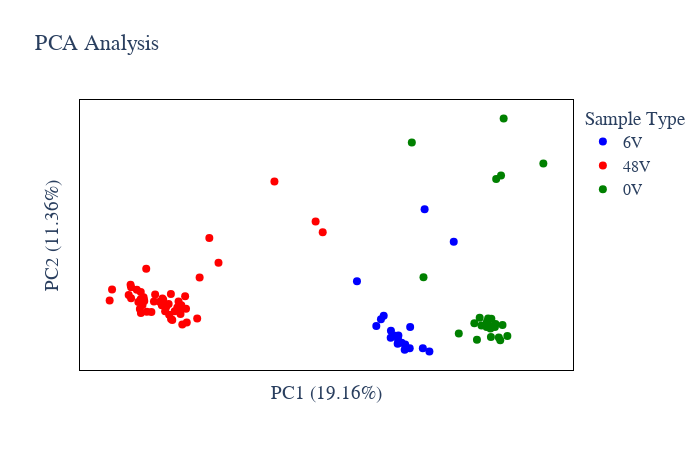

Notebook cell for this chart:
### Code cell
# Protein Abundance PCA plot
plot_options={
            "compare groups": [ "48V", "6V", "0V"],
            "title": "PCA Analysis",
            "color": ["blue", "red", "green", "black", "yellow", "purple",
                      "orange", "brown", "pink", "gray", "olive", "cyan"],
            "symbol": ['circle', 'circle', 'circle'],
            "marker_size": 8,
            "width": 700,
            "height": 450,
            "font": dict(size=16, family="Arial black"),
            "ylimits": [],
            "xlimits": []
        }
figure, _, _ =PCA_plots(data_obj, plot_options, saved_settings)
figure.show()

### Figure 1 — Plotly figure (JSON) as saved in the notebook; plotly's stock layout.template omitted (floating-point values rounded to 4 significant figures)
{"data": [{"hovertemplate": "%{text}<br>PC1: %{x} <br>PC2: %{y}", "legendgroup": "6V", "marker": {"color": "blue", "size": 8, "symbol": "circle"}, "mode": "markers", "name": "6V", "orientation": "v", "showlegend": true, "text": ["SH1045_noDDM_6hr_V_RC4_WWA118_chan3", "SH1045_noDDM_6hr_V_RE5_WWA118_chan2", "SH1045_noDDM_6hr_V_RD3_WWA118_chan1", "SH1045_noDDM_6hr_V_RE4_WWA118_chan2", "SH1045_noDDM_6hr_V_RD4_WWA118_chan3", "SH1045_noDDM_6hr_V_RD5_WWA118_chan2", "SH1045_noDDM_6hr_V_RF7_WWA118_chan1", "SH1045_noDDM_6hr_V_RF3_WWA118_chan2", "SH1045_noDDM_6hr_V_RC5_WWA118_chan1", "SH1045_noDDM_6hr_V_RE3_WWA118_chan3", "SH1045_noDDM_6hr_V_RC7_WWA118_chan1", "SH1045_noDDM_6hr_V_RD7_WWA118_chan2", "SH1045_noDDM_6hr_V_RE6_WWA118_chan3", "SH1045_noDDM_6hr_V_RC3_WWA118_chan1", "SH1045_noDDM_6hr_V_RD6_WWA118_chan1", "SH1045_noDDM_6hr_V_RF4_WWA118_chan2", "SH1045_noDDM_6hr_V_RE7_WWA118_chan3", "SH1045_noDDM_6hr_V_RF5_WWA118_chan2", "SH1045_noDDM_6hr_V_RC6_WWA118_chan1", "SH1045_noDDM_6hr_V_RF6_WWA118_chan1"], "type": "scatter", "x": [4.954, 11.0, 9.836, 9.334, 8.727, 11.6, 8.072, 9.795, 9.382, 8.755, 6.73, 8.69, 13.84, 7.155, 8.638, 8.049, 8.338, 9.052, 11.16, 7.408], "xaxis": "x", "y": [4.296, -10.96, -6.089, -11.3, -8.987, -11.67, -6.976, -10.96, -10.06, -8.048, -5.864, -9.903, 13.24, -4.359, -8.181, -8.543, -8.058, -9.676, 20.65, -3.573], "yaxis": "y"}, {"hovertemplate": "%{text}<br>PC1: %{x} <br>PC2: %{y}", "legendgroup": "48V", "marker": {"color": "red", "size": 8, "symbol": "circle"}, "mode": "markers", "name": "48V", "orientation": "v", "showlegend": true, "text": ["SH1045_noDDM_48V_RJ5_WWA118_chan2", "SH1045_noDDM_48V_RJ6_WWA118_chan3", "SH1045_noDDM_48V_RJ4_WWA118_chan3", "SH1045_noDDM_48V_RJ7_WWA118_chan3", "SH1045_noDDM_48V_RJ3_WWA118_chan1", "SH1045_noDDM_48V_RK3_WWA118_chan2", "SH1045_noDDM_48V_RK5_WWA118_chan3", "SH1045_noDDM_48V_RK6_WWA118_chan1", "SH1045_noDDM_48V_RK7_WWA118_chan2", "SH1045_noDDM_48V_RK4_WWA118_chan3", "SH1045_noDDM_48V_RL6_WWA118_chan3", "SH1045_noDDM_48V_RL4_WWA118_chan1", "SH1045_noDDM_48V_RL7_WWA118_chan1", "SH1045_noDDM_48V_RL5_WWA118_chan2", "SH1045_noDDM_48V_RL3_WWA118_chan1", "SH1045_noDDM_48V_RM5_WWA118_chan3", "SH1045_noDDM_48V_RM4_WWA118_chan3", "SH1045_noDDM_48V_RM3_WWA118_chan1", "SH1045_noDDM_48V_RM7_WWA118_chan2", "SH1045_noDDM_48V_RM6_WWA118_chan1", "SH1045_noDDM_48V_RN7_WWA118_chan3", "SH1045_noDDM_48V_RN3_WWA118_chan3", "SH1045_noDDM_48V_RN6_WWA118_chan2", "SH1045_noDDM_48V_RN5_WWA118_chan3", "SH1045_noDDM_48V_RN4_WWA118_chan2", "CH3_MM_48V_RE3", "CH2_MM_48V_RE4", "CH1_MM_48V_RE5", "CH3_MM_48V_RE6", "CH2_MM_48V_RE7", "CH2_MM_48V_RF7", "CH1_MM_48V_RF6", "CH3_MM_48V_RF5", "CH2_MM_48V_RF4", "CH1_MM_48V_RF3", "CH2_MM_48V_RG3", "CH1_MM_48V_RG4", "CH3_MM_48V_RG5", "CH2_MM_48V_RG6", "SH1045_noDDM_48V_RH7_WWA118_chan2", "SH1045_noDDM_48V_RH6_WWA118_chan3", "SH1045_noDDM_48V_RH3_WWA118_chan1", "SH1045_noDDM_48V_RH4_WWA118_chan1", "SH1045_noDDM_48V_RH5_WWA118_chan2", "SH1045_noDDM_48V_RI3_WWA118_chan2", "SH1045_noDDM_48V_RI6_WWA118_chan3", "SH1045_noDDM_48V_RI5_WWA118_chan1", "SH1045_noDDM_48V_RI4_WWA118_chan2", "SH1045_noDDM_48V_RI7_WWA118_chan3"], "type": "scatter", "x": [-14.97, -15.25, -15.78, -15.78, -14.9, -12.0, -17.75, -12.96, -10.67, -15.11, -14.34, -12.83, -11.17, -9.711, -14.73, -14.88, -14.57, -14.63, -12.11, -13.68, -14.89, -14.39, -10.74, -12.65, -11.08, -2.622, -11.42, -10.82, -7.757, -9.489, -12.13, 1.809, -15.83, -13.15, -12.9, -12.56, -8.597, -16.0, -13.92, -11.12, -14.62, -13.57, -11.54, -12.29, 1.159, -11.24, -12.33, -11.78, -17.53], "xaxis": "x", "y": [-1.995, 2.326, 2.892, 0.3999, 0.1743, -4.505, -0.09422, -1.165, -5.101, -0.4442, -2.635, 0.08093, -1.172, -4.163, -1.09, -2.92, -0.2078, 0.6724, -4.275, -0.2939, 1.86, 7.134, -1.988, -2.545, -5.537, 26.92, -0.3198, 0.86, 8.478, 5.145, 1.366, 15.41, 3.511, -0.3778, 0.3666, -1.56, 14.11, 1.168, -2.71, -1.986, 0.1137, 1.261, -1.707, -3.354, 17.88, -3.183, -0.8639, -2.506, 2.385], "yaxis": "y"}, {"hovertemplate": "%{text}<br>PC1: %{x} <br>PC2: %{y}", "legendgroup": "0V", "marker": {"color": "green", "size": 8, "symbol": "circle"}, "mode": "markers", "name": "0V", "orientation": "v", "showlegend": true, "text": ["SH1045_noDDM_0hr_V_RF7_WWA118_chan2", "SH1045_noDDM_0hr_Vsup_RF14_WWA118_chan2", "SH1045_noDDM_0hr_V_RD6_WWA118_chan1", "SH1045_noDDM_0hr_V_RC7_WWA118_chan1", "SH1045_noDDM_0hr_V_RC5_WWA118_chan1", "SH1045_noDDM_0hr_V_RD3_WWA118_chan1", "SH1045_noDDM_0hr_V_RE4_WWA118_chan2", "SH1045_noDDM_0hr_V_RE6_WWA118_chan1", "SH1045_noDDM_0hr_V_RE3_WWA118_chan2", "SH1045_noDDM_0hr_V_RF6_WWA118_chan2", "SH1045_noDDM_0hr_Vsup_RC14_WWA118_chan2", "SH1045_noDDM_0hr_V_RC3_WWA118_chan1", "SH1045_noDDM_0hr_Vsup_RD14_WWA118_chan1", "SH1045_noDDM_0hr_V_RC4_WWA118_chan2", "SH1045_noDDM_0hr_V_RE5_WWA118_chan1", "SH1045_noDDM_0hr_V_RF3_WWA118_chan1", "SH1045_noDDM_0hr_V_RF5_WWA118_chan2", "SH1045_noDDM_0hr_V_RH6_WWA118_chan3", "SH1045_noDDM_0hr_V_RE7_WWA118_chan1", "SH1045_noDDM_0hr_V_RD7_WWA118_chan2", "SH1045_noDDM_0hr_V_RH4_WWA118_chan3", "SH1045_noDDM_0hr_Vsup_RH14_WWA118_chan2", "SH1045_noDDM_0hr_V_RH5_WWA118_chan1", "SH1045_noDDM_0hr_V_RH3_WWA118_chan2", "SH1045_noDDM_0hr_V_RH7_WWA118_chan2"], "type": "scatter", "x": [16.22, 22.06, 16.88, 16.38, 17.21, 16.99, 18.76, 16.86, 9.99, 14.3, 18.42, 15.73, 17.73, 16.94, 17.29, 17.67, 17.25, 17.44, 18.31, 18.11, 11.06, 18.18, 17.62, 17.97, 15.97], "xaxis": "x", "y": [-4.017, 31.0, -4.906, -5.765, -6.448, -4.181, -8.129, -6.113, 35.76, -7.592, 41.24, -5.24, 27.5, -5.011, -4.244, -5.432, -8.371, -5.958, -5.659, -9.103, 5.206, 28.27, -6.111, -8.513, -8.985], "yaxis": "y"}], "layout": {"font": {"family": "Arial black", "size": 16}, "height": 450, "legend": {"title": {"text": "Sample Type"}, "tracegroupgap": 0}, "paper_bgcolor": "rgba(255, 255, 255, 255)", "plot_bgcolor": "rgba(255, 255, 255, 255)", "title": {"text": "PCA Analysis"}, "width": 700, "xaxis": {"anchor": "y", "domain": [0, 1], "linecolor": "black", "mirror": true, "showticklabels": false, "title": {"text": "PC1 (19.16%)"}}, "yaxis": {"anchor": "x", "domain": [0, 1], "linecolor": "black", "mirror": true, "showticklabels": false, "title": {"text": "PC2 (11.36%)"}}}}
